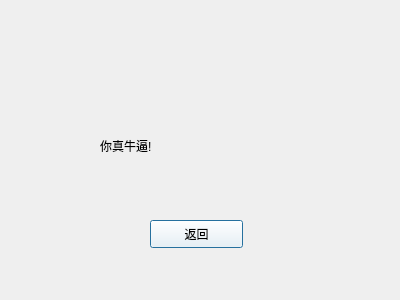
<?xml version="1.0" encoding="UTF-8"?>
<ui version="4.0">
 <class>Finish</class>
 <widget class="QDialog" name="Finish">
  <property name="geometry">
   <rect>
    <x>0</x>
    <y>0</y>
    <width>400</width>
    <height>300</height>
   </rect>
  </property>
  <property name="windowTitle">
   <string>你真牛逼</string>
  </property>
  <widget class="QLabel" name="label">
   <property name="geometry">
    <rect>
     <x>100</x>
     <y>80</y>
     <width>221</width>
     <height>131</height>
    </rect>
   </property>
   <property name="styleSheet">
    <string notr="true">font: 28pt &quot;华文琥珀&quot;;
background-color: rgba(255, 255, 255, 0);</string>
   </property>
   <property name="text">
    <string>你真牛逼!</string>
   </property>
  </widget>
  <widget class="QPushButton" name="btnback">
   <property name="geometry">
    <rect>
     <x>150</x>
     <y>220</y>
     <width>93</width>
     <height>28</height>
    </rect>
   </property>
   <property name="styleSheet">
    <string notr="true">font: 12pt &quot;华文琥珀&quot;;
background-color: rgba(255, 255, 255, 0);</string>
   </property>
   <property name="text">
    <string>返回</string>
   </property>
  </widget>
 </widget>
 <layoutdefault spacing="6" margin="11"/>
 <resources/>
 <connections/>
</ui>
